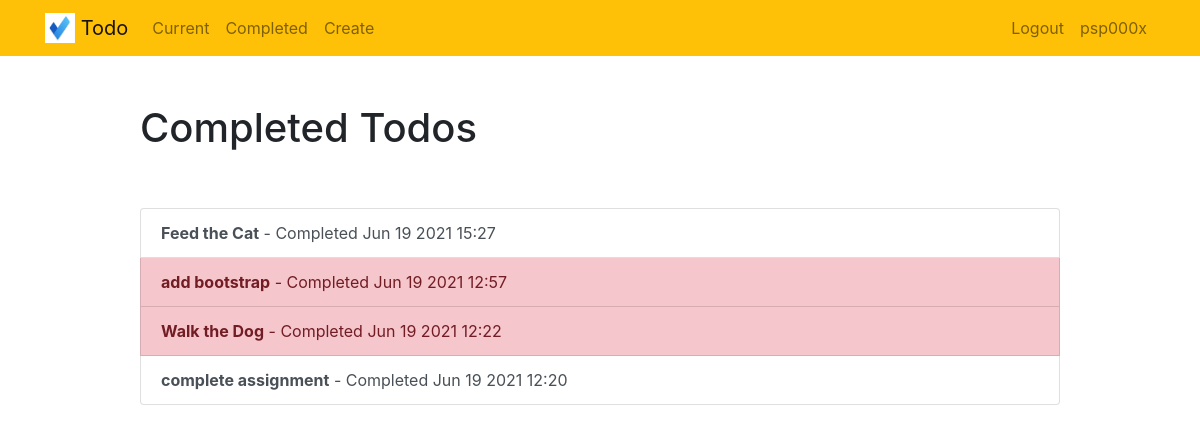
The app's page /completed/ (signed in) with its own data.
### todo/models.py (models this page shows, shortened)
class Todo(models.Model):
    title = models.CharField(max_length=100)
    memo = models.TextField(blank=True)
    created = models.DateTimeField(auto_now_add=True)
    datecompleted = models.DateTimeField(null=True, blank=True)
    important = models.BooleanField(default=False)
    user = models.ForeignKey(User, on_delete=models.CASCADE)

### todo/views.py (the view)
# urls.py: path('completed/', views.completedtodo, name='completedtodo' ),
@login_required
def completedtodo(request):
    todos = Todo.objects.filter(user=request.user, datecompleted__isnull=False).order_by('-datecompleted')
    return render(request, 'todo/completedtodo.html', {'todos': todos})

### todo/templates/todo/completedtodo.html
{% extends "todo/base.html" %}
{% block content %}
    <div class="row justify-content-center mt-5">
        <div class="col-md-10">
            <h1>Completed Todos</h1>
        </div>
    </div>
    <div class="row justify-content-center mt-5">
        <div class="col-md-10">
            <div class="list-group">
                {% for todo in todos %}
                    <a href="{% url 'viewtodo' todo.id %}" class="list-group-item list-group-item-action{% if todo.important %} list-group-item-danger{% endif %}"><b>{{ todo.title }}</b> - Completed {{ todo.datecompleted|date:'M j Y H:i' }}</a>
                {% endfor %}
            </div>
        </div>
    </div>
{% endblock %}

### todo/templates/todo/base.html (shortened to what this page needs)
{% load static %}
<!doctype html>
<html lang="en">
<head>
    <link rel="stylesheet" href="https://stackpath.bootstrapcdn.com/bootstrap/4.4.1/css/bootstrap.min.css">
</head>
<body>
<nav class="navbar navbar-expand-md navbar-light bg-warning">
<div class="container">
    <a class="navbar-brand" href="{% url 'home' %}">
         <img src="{% static 'todo/logo1.png' %}" width="30" height="30" class="d-inline-block align-top">
        <span>Todo </span>
    </a>
    <div class="collapse navbar-collapse" id="navbarNav">
    {% if user.is_authenticated %}
        <ul class="navbar-nav mr-auto">
                <li class="nav-item {{ current }}">
                    <a class="nav-link" href="{% url 'currenttodos' %}">Current</a>
                </li>
                <li class="nav-item {{ completed }}">
                    <a class="nav-link" href="{% url 'completedtodo' %}">Completed</a>
                </li>
                <li class="nav-item {{ create }}">
                    <a class="nav-link" href="{% url 'createtodo' %}">Create</a>
                </li>
        </ul>
    {% endif %}
    <ul class="navbar-nav ml-auto">
            {% if user.is_authenticated %}
                <li class="nav-item">
                    <a href="#" onclick="$('#signOutBtn').click()" class="nav-link">Logout</a>
                </li>
                <li class="nav-item {{ user }}">
                    <a class="nav-link" href="#">{{ user }}</a>
                </li>
            {% endif %}
        </ul>
    </div>
</div>
</nav>
<div class="container">
{% block content %}{% endblock %}
</div>
</body>
</html>

### records on screen
Todo: title "Feed the Cat", datecompleted "Jun 19 2021 15:27"
Todo: title "add bootstrap", datecompleted "Jun 19 2021 12:57"
Todo: title "Walk the Dog", datecompleted "Jun 19 2021 12:22"
Todo: title "complete assignment", datecompleted "Jun 19 2021 12:20"

### other values on screen
{{ user }} "psp000x"
